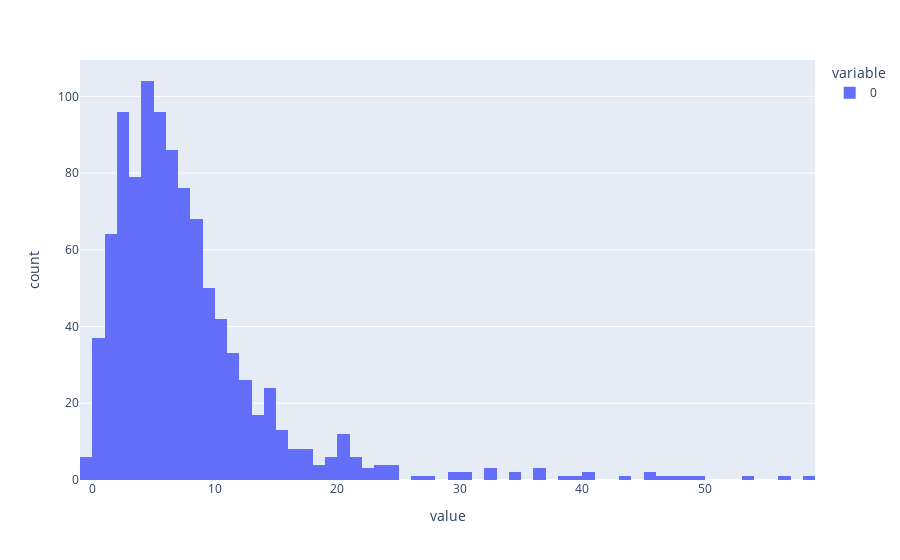

Write notebook code for a chart like this one.
### Code cell
import plotly.express as px
px.histogram(a.null_dist)

### Figure 1 — Plotly figure (JSON) as saved in the notebook; plotly's stock layout.template omitted (floating-point values rounded to 4 significant figures; data arrays with more than 128 entries replaced by an {"elided": "..."} marker saying what was removed)
{"data": [{"alignmentgroup": "True", "bingroup": "x", "hovertemplate": "variable=0<br>value=%{x}<br>count=%{y}<extra></extra>", "legendgroup": "0", "marker": {"color": "#636efa", "pattern": {"shape": ""}}, "name": "0", "offsetgroup": "0", "orientation": "v", "showlegend": true, "type": "histogram", "x": {"elided": "1000 float values"}, "xaxis": "x", "yaxis": "y"}], "layout": {"barmode": "relative", "legend": {"title": {"text": "variable"}, "tracegroupgap": 0}, "margin": {"t": 60}, "xaxis": {"anchor": "y", "domain": [0, 1], "title": {"text": "value"}}, "yaxis": {"anchor": "x", "domain": [0, 1], "title": {"text": "count"}}}}
